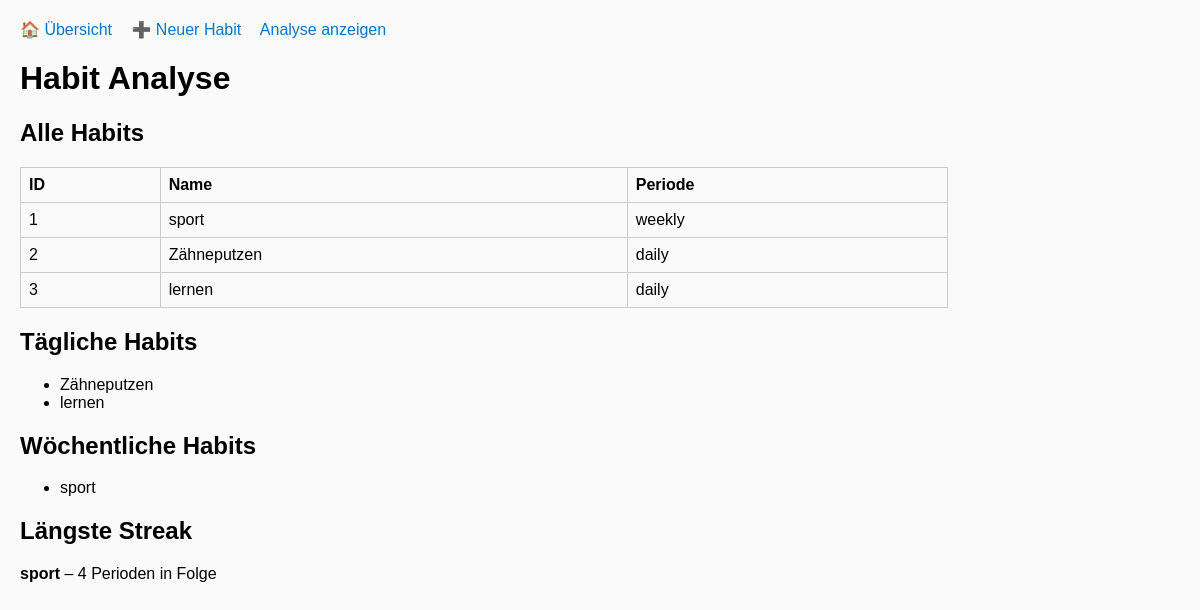
The page /analysis on the database as committed earlier.
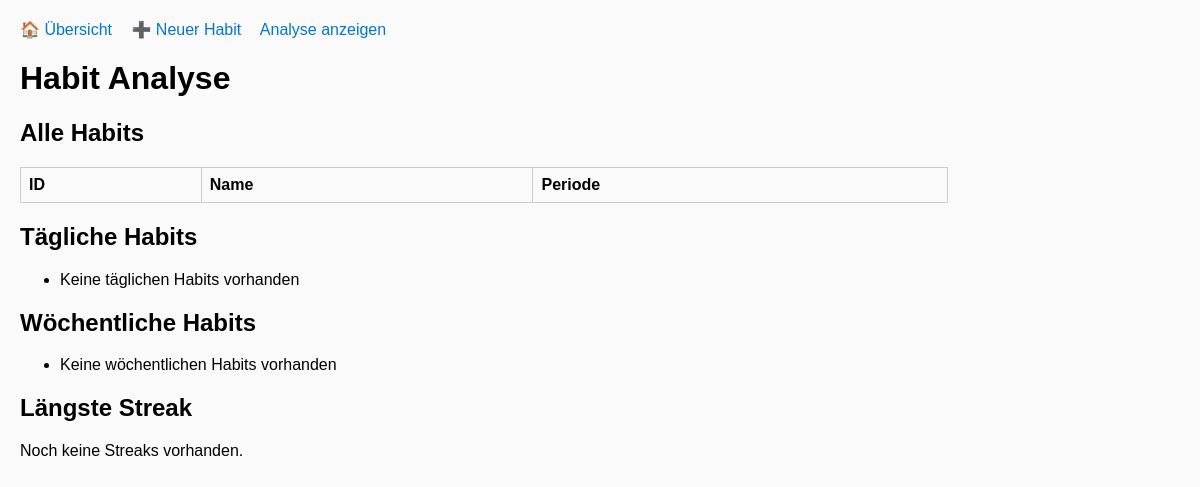
The same page on the database as committed later.
### tables this page shows
CREATE TABLE habits (
            id INTEGER PRIMARY KEY AUTOINCREMENT,
            name TEXT NOT NULL,
            periodicity TEXT CHECK(periodicity IN ('daily','weekly','monthly','yearly')),
            created_at TEXT NOT NULL,
            start_date TEXT,
            due_date TEXT,
            active_days TEXT,
            completed INTEGER DEFAULT 0
        );

### app.py (the view)
@app.route("/analysis")
def analysis():
    habits = manager.get_all_habits()
    daily_habits = manager.get_habits_by_periodicity("daily")
    weekly_habits = manager.get_habits_by_periodicity("weekly")
    monthly_habits = manager.get_habits_by_periodicity("monthly")
    yearly_habits = manager.get_habits_by_periodicity("yearly")
    longest_habit, longest_streak = manager.get_longest_streak_overall()
    return render_template(
        "analysis.html",
        habits=habits,
        daily_habits=daily_habits,
        weekly_habits=weekly_habits,
        monthly_habits=monthly_habits,
        yearly_habits=yearly_habits,
        longest_habit=longest_habit,
        longest_streak=longest_streak
    )

### habit.py (called while the page is built)
    @classmethod
    def from_row(cls, row):
        return cls(**dict(row))

### habit_manager.py (called while the page is built)
    def get_all_habits(self):
        conn = get_connection()
        c = conn.cursor()
        c.execute("SELECT * FROM habits")
        habits = [Habit.from_row(row) for row in c.fetchall()]
        conn.close()
        return habits

    def get_habit_by_id(self, habit_id):
        conn = get_connection()
        c = conn.cursor()
        c.execute("SELECT * FROM habits WHERE id = ?", (habit_id,))
        row = c.fetchone()
        conn.close()
        return Habit.from_row(row) if row else None

    def get_habits_by_periodicity(self, periodicity):
        conn = get_connection()
        c = conn.cursor()
        c.execute("SELECT * FROM habits WHERE periodicity = ?", (periodicity,))
        habits = [Habit.from_row(row) for row in c.fetchall()]
        conn.close()
        return habits

    def get_completions(self, habit_id):
        conn = get_connection()
        c = conn.cursor()
        c.execute("SELECT completed_at FROM completions WHERE habit_id = ? ORDER BY completed_at", (habit_id,))
        rows = [r["completed_at"] for r in c.fetchall()]
        conn.close()
        return rows

### templates/analysis.html
{% extends "base.html" %}
{% block content %}
    <h1>Habit Analyse</h1>
    <h2>Alle Habits</h2>
    <table>
        <tr><th>ID</th><th>Name</th><th>Periode</th></tr>
        {% for h in habits %}
        <tr><td>{{ h.id }}</td><td>{{ h.name }}</td><td>{{ h.periodicity }}</td></tr>
        {% endfor %}
    </table>
    <h2>Tägliche Habits</h2>
    <ul>
        {% for h in daily_habits %}
        <li>{{ h.name }}</li>
        {% else %}
        <li>Keine täglichen Habits vorhanden</li>
        {% endfor %}
    </ul>
    <h2>Wöchentliche Habits</h2>
    <ul>
        {% for h in weekly_habits %}
        <li>{{ h.name }}</li>
        {% else %}
        <li>Keine wöchentlichen Habits vorhanden</li>
        {% endfor %}
    </ul>
    <h2>Längste Streak</h2>
    {% if longest_habit %}
        <p><b>{{ longest_habit }}</b> – {{ longest_streak }} Perioden in Folge</p>
    {% else %}
        <p>Noch keine Streaks vorhanden.</p>
    {% endif %}
{% endblock %}

Rows that differ between the two databases and show on the page:
removed habits: id "1", name "sport", periodicity "weekly"
removed habits: id "2", name "Zähneputzen", periodicity "daily"
removed habits: id "3", name "lernen", periodicity "daily"
Other text that changed with them:
{{ longest_streak }}: "4" → (not shown)
text no longer shown: "– Perioden in Folge"
text now shown: "Keine täglichen Habits vorhanden Keine wöchentlichen Habits vorhanden Noch keine Streaks vorhanden."
